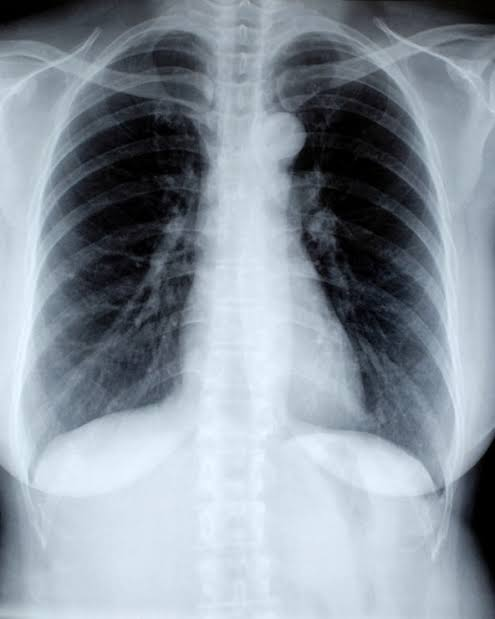
#> input picture images.jfif.jpeg, 495 x 619 px
$ python -i preprocess.py   (imports and definitions only)
#> lines starting #> are read from the running program, lines starting #| are printed output that depends on the picture
import cv2
import numpy as np
import torchxrayvision as xrv


def preprocess_image(image):
    """
    Preprocess a PIL image for TorchXRayVision.
    """
    image = np.array(image)

    if image.ndim == 3:
        image = cv2.cvtColor(image, cv2.COLOR_RGB2GRAY)

    image = cv2.resize(image, (224, 224))
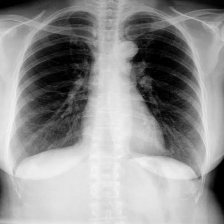
#> image: shape (224, 224); min 0, max 246, mean 146.1
    image = image.astype(np.float32)
#> (the run stopped early here; a loop or call above may not have finished)

$ run again, on cxr-blue.jpg.jpeg
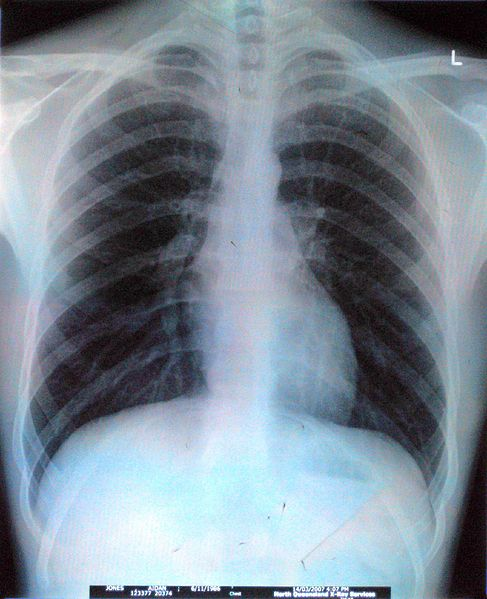
#> input picture cxr-blue.jpg.jpeg, 487 x 599 px
#> in preprocess_image, `image = cv2.cvtColor(image, cv2.COLOR_RGB2GRAY)`:
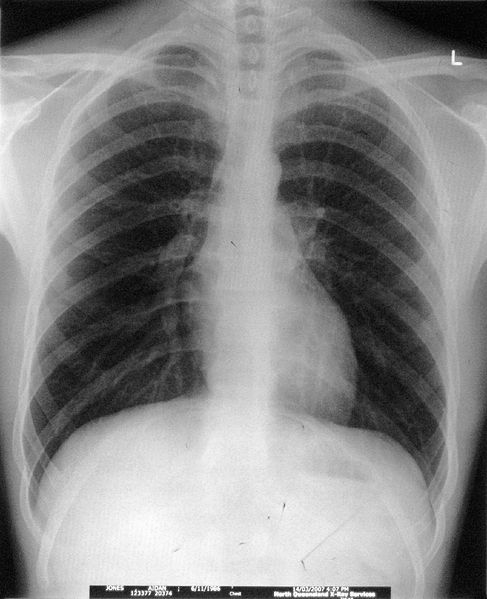
#> image: shape (599, 487); min 0, max 255, mean 134.6
#> in preprocess_image, `image = cv2.resize(image, (224, 224))`:
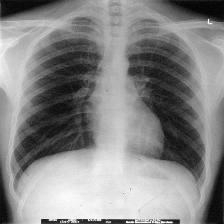
#> image: shape (224, 224); min 1, max 253, mean 134.5

$ run again, on CXRpna3.png
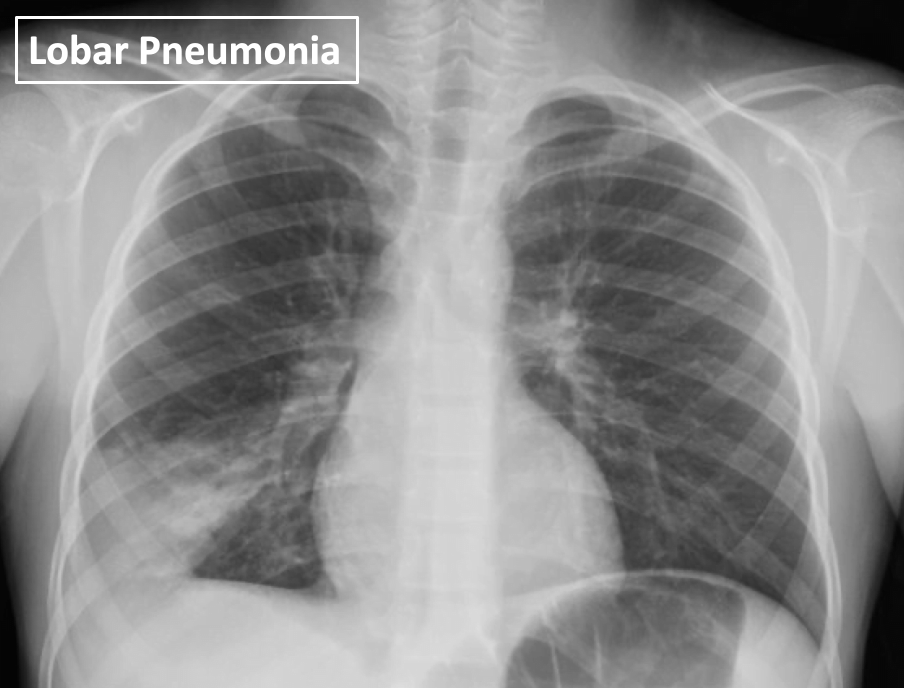
#> input picture CXRpna3.png, 1808 x 1376 px (shown at 1/2 size)
#> picture is the input picture: shape (1376, 1808, 3); min 2, max 255, mean 141
#> in preprocess_image, `image = cv2.resize(image, (224, 224))`:
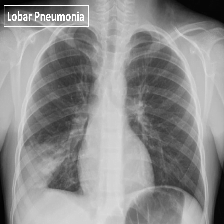
#> image: shape (224, 224); min 3, max 255, mean 140.9
